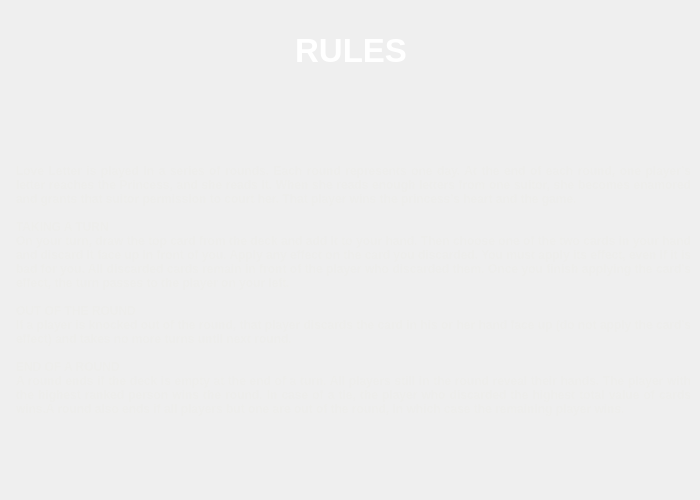
<?xml version="1.0" encoding="UTF-8"?>
<ui version="4.0">
 <class>Information</class>
 <widget class="QDialog" name="Information">
  <property name="geometry">
   <rect>
    <x>0</x>
    <y>0</y>
    <width>700</width>
    <height>500</height>
   </rect>
  </property>
  <property name="minimumSize">
   <size>
    <width>700</width>
    <height>500</height>
   </size>
  </property>
  <property name="maximumSize">
   <size>
    <width>700</width>
    <height>500</height>
   </size>
  </property>
  <property name="windowTitle">
   <string>Rules</string>
  </property>
  <property name="windowIcon">
   <iconset resource="images.qrc">
    <normaloff>:/ressources/info.png</normaloff>:/ressources/info.png</iconset>
  </property>
  <property name="styleSheet">
   <string notr="true">background-image: url(:/ressources/bgrd.jpg); 
background-position: center; 
background-repeat: repeat-xy;</string>
  </property>
  <widget class="QWidget" name="verticalLayoutWidget">
   <property name="geometry">
    <rect>
     <x>10</x>
     <y>20</y>
     <width>681</width>
     <height>61</height>
    </rect>
   </property>
   <layout class="QHBoxLayout" name="horizontalLayout">
    <item>
     <spacer name="horizontalSpacer_2">
      <property name="orientation">
       <enum>Qt::Horizontal</enum>
      </property>
      <property name="sizeHint" stdset="0">
       <size>
        <width>40</width>
        <height>20</height>
       </size>
      </property>
     </spacer>
    </item>
    <item>
     <widget class="QLabel" name="label">
      <property name="minimumSize">
       <size>
        <width>150</width>
        <height>50</height>
       </size>
      </property>
      <property name="maximumSize">
       <size>
        <width>150</width>
        <height>50</height>
       </size>
      </property>
      <property name="font">
       <font>
        <family>Ubuntu</family>
        <pointsize>25</pointsize>
        <weight>75</weight>
        <italic>false</italic>
        <bold>true</bold>
        <strikeout>false</strikeout>
       </font>
      </property>
      <property name="autoFillBackground">
       <bool>false</bool>
      </property>
      <property name="styleSheet">
       <string notr="true">color: white;
background:transparent;</string>
      </property>
      <property name="frameShadow">
       <enum>QFrame::Plain</enum>
      </property>
      <property name="text">
       <string>RULES</string>
      </property>
      <property name="alignment">
       <set>Qt::AlignCenter</set>
      </property>
     </widget>
    </item>
    <item>
     <spacer name="horizontalSpacer">
      <property name="orientation">
       <enum>Qt::Horizontal</enum>
      </property>
      <property name="sizeHint" stdset="0">
       <size>
        <width>40</width>
        <height>20</height>
       </size>
      </property>
     </spacer>
    </item>
   </layout>
  </widget>
  <widget class="QLabel" name="label_2">
   <property name="geometry">
    <rect>
     <x>16</x>
     <y>90</y>
     <width>675</width>
     <height>400</height>
    </rect>
   </property>
   <property name="minimumSize">
    <size>
     <width>675</width>
     <height>400</height>
    </size>
   </property>
   <property name="maximumSize">
    <size>
     <width>675</width>
     <height>400</height>
    </size>
   </property>
   <property name="font">
    <font>
     <weight>75</weight>
     <italic>false</italic>
     <bold>true</bold>
     <underline>false</underline>
     <strikeout>false</strikeout>
    </font>
   </property>
   <property name="styleSheet">
    <string notr="true">color:rgb(238, 238, 236)</string>
   </property>
   <property name="text">
    <string>Love Letter is played in a series of rounds. Each round represents one day. At the end of each round, one player’s letter reaches the Princess, and she reads it. When she reads enough letters from one suitor, she becomes enamored and grants that suitor permission to court her. That player wins the princess’s heart and the game.

TAKING A TURN
On your turn, draw the top card from the deck and add it to your hand. Then choose one of the two cards in your hand and discard it face up in front of you. Apply any effect on the card you discarded. You must apply its effect, even if it is bad for you. All discarded cards remain in front of the player who discarded them. Once you finish applying the card’s effect, the turn passes to the player on your left.

OUT OF THE ROUND
If a player is knocked out of the round, that player discards the card in his or her hand face up (do not apply the card’s effect) and takes no more turns until next round.

END OF A ROUND
A round ends if the deck is empty at the end of a turn. All players still in the round reveal their hands. The player with the highest ranked person wins the round. In case of a tie, the player who discarded the highest total value of cards wins.A round also ends if all players but one are out of the round, in which case the remaining player wins. </string>
   </property>
   <property name="alignment">
    <set>Qt::AlignJustify|Qt::AlignVCenter</set>
   </property>
   <property name="wordWrap">
    <bool>true</bool>
   </property>
  </widget>
 </widget>
 <resources>
  <include location="images.qrc"/>
 </resources>
 <connections/>
</ui>
